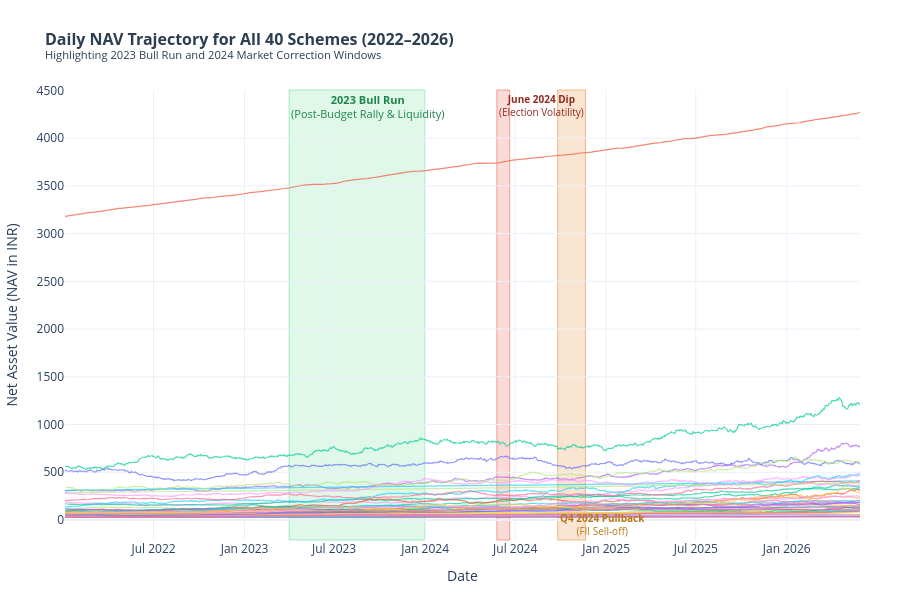

Write notebook code for a chart like this one.
### Markdown cell above
---
## 1. 📈 NAV Trend Analysis (2022–2026) — All 40 Schemes

### Context & Market Regimes:
Over the 2022–2026 observation window, Indian financial markets traversed distinct macroeconomic phases:
1. **2022 Consolidation & Geopolitical Shocks**: Global rate-hiking cycle, inflation spikes, and Ukraine conflict led to sideways range-bound market action.
2. **2023 Historic Bull Run (Apr 2023 – Dec 2023)**: Rapid domestic retail participation, capex revival, cooling inflation, and corporate earnings surge spurred a fierce rally across Large, Mid, and Small Cap indices.
3. **2024 Market Corrections**:
   - **June 2024 General Election Results Dip**: Sudden intra-day 6% index shock on June 4, 2024, followed by a swift recovery.
   - **Q4 2024 Pullback (Oct – Nov 2024)**: Record foreign portfolio investor (FPI) outflows, earnings normalization, and rising US Treasury yields triggered a healthy 8–10% correction.
4. **2025–2026 Resilience & Structural Expansion**: Domestic SIP inflows countered foreign selling, lifting equity NAVs to sustainable new highs.

### Code cell
# Chart 1: Interactive Daily NAV Trend for all 40 Schemes (2022-2026) using Plotly
fig_nav = go.Figure()

# Palette for categories
cat_colors = {
    'Equity': '#1f77b4',
    'Debt': '#2ca02c',
    'Hybrid': '#ff7f0e'
}

for amfi in df_nav['amfi_code'].unique():
    scheme_df = df_nav[df_nav['amfi_code'] == amfi]
    scheme_name = scheme_df['scheme_name'].iloc[0]
    cat = scheme_df['category'].iloc[0]
    sub_cat = scheme_df['sub_category'].iloc[0]
    
    fig_nav.add_trace(go.Scatter(
        x=scheme_df['date'],
        y=scheme_df['nav'],
        mode='lines',
        name=scheme_name,
        line=dict(width=1.2),
        opacity=0.7,
        hovertemplate=f"<b>{scheme_name}</b><br>Category: {cat} ({sub_cat})<br>Date: %{{x|%b %d, %Y}}<br>NAV: ₹%{{y:.2f}}<extra></extra>"
    ))

# 1. Highlight 2023 Bull Run (Apr 2023 - Dec 2023)
fig_nav.add_vrect(
    x0="2023-04-01", x1="2023-12-31",
    fillcolor="rgba(46, 204, 113, 0.15)",
    layer="below", line_width=1, line_color="rgba(46, 204, 113, 0.4)",
    annotation_text="<b>2023 Bull Run</b><br>(Post-Budget Rally & Liquidity)",
    annotation_position="top left",
    annotation_font=dict(size=11, color="#1e8449")
)

# 2. Highlight 2024 Market Corrections
# Election Dip (June 2024)
fig_nav.add_vrect(
    x0="2024-05-25", x1="2024-06-20",
    fillcolor="rgba(231, 76, 60, 0.2)",
    layer="below", line_width=1, line_color="rgba(231, 76, 60, 0.5)",
    annotation_text="<b>June 2024 Dip</b><br>(Election Volatility)",
    annotation_position="top left",
    annotation_font=dict(size=10, color="#922b21")
)

# Q4 2024 Correction (Oct - Nov 2024)
fig_nav.add_vrect(
    x0="2024-09-25", x1="2024-11-20",
    fillcolor="rgba(230, 126, 34, 0.2)",
    layer="below", line_width=1, line_color="rgba(230, 126, 34, 0.5)",
    annotation_text="<b>Q4 2024 Pullback</b><br>(FII Sell-off)",
    annotation_position="bottom left",
    annotation_font=dict(size=10, color="#b9770e")
)

fig_nav.update_layout(
    title=dict(
        text="<b>Daily NAV Trajectory for All 40 Schemes (2022–2026)</b><br><sup>Highlighting 2023 Bull Run and 2024 Market Correction Windows</sup>",
        font=dict(size=16, color="#2c3e50")
    ),
    xaxis_title="Date",
    yaxis_title="Net Asset Value (NAV in INR)",
    template="plotly_white",
    hovermode="x unified",
    showlegend=False,
    height=600,
    margin=dict(l=60, r=40, t=90, b=60)
)

fig_nav.show()

### Figure 1 — Plotly figure (JSON) as saved in the notebook; plotly's stock layout.template omitted (floating-point values rounded to 4 significant figures; data arrays with more than 128 entries replaced by an {"elided": "..."} marker saying what was removed)
{"data": [{"hovertemplate": "<b>HDFC Top 100 Fund - Regular Plan - Growth</b><br>Category: Equity (Large Cap)<br>Date: %{x|%b %d, %Y}<br>NAV: ₹%{y:.2f}<extra></extra>", "line": {"width": 1.2}, "mode": "lines", "name": "HDFC Top 100 Fund - Regular Plan - Growth", "opacity": 0.7, "type": "scatter", "x": {"elided": "1150 str values"}, "y": {"elided": "1150 float values"}}, {"hovertemplate": "<b>HDFC Short Term Debt Fund - Regular - Growth</b><br>Category: Debt (Short Duration)<br>Date: %{x|%b %d, %Y}<br>NAV: ₹%{y:.2f}<extra></extra>", "line": {"width": 1.2}, "mode": "lines", "name": "HDFC Short Term Debt Fund - Regular - Growth", "opacity": 0.7, "type": "scatter", "x": {"elided": "1150 str values"}, "y": {"elided": "1150 float values"}}, {"hovertemplate": "<b>HDFC Mid-Cap Opportunities Fund - Regular - Growth</b><br>Category: Equity (Mid Cap)<br>Date: %{x|%b %d, %Y}<br>NAV: ₹%{y:.2f}<extra></extra>", "line": {"width": 1.2}, "mode": "lines", "name": "HDFC Mid-Cap Opportunities Fund - Regular - Growth", "opacity": 0.7, "type": "scatter", "x": {"elided": "1150 str values"}, "y": {"elided": "1150 float values"}}, {"hovertemplate": "<b>ABSL Frontline Equity Fund - Regular - Growth</b><br>Category: Equity (Large Cap)<br>Date: %{x|%b %d, %Y}<br>NAV: ₹%{y:.2f}<extra></extra>", "line": {"width": 1.2}, "mode": "lines", "name": "ABSL Frontline Equity Fund - Regular - Growth", "opacity": 0.7, "type": "scatter", "x": {"elided": "1150 str values"}, "y": {"elided": "1150 float values"}}, {"hovertemplate": "<b>ABSL Small Cap Fund - Regular - Growth</b><br>Category: Equity (Small Cap)<br>Date: %{x|%b %d, %Y}<br>NAV: ₹%{y:.2f}<extra></extra>", "line": {"width": 1.2}, "mode": "lines", "name": "ABSL Small Cap Fund - Regular - Growth", "opacity": 0.7, "type": "scatter", "x": {"elided": "1150 str values"}, "y": {"elided": "1150 float values"}}, {"hovertemplate": "<b>ABSL Liquid Fund - Regular - Growth</b><br>Category: Debt (Liquid)<br>Date: %{x|%b %d, %Y}<br>NAV: ₹%{y:.2f}<extra></extra>", "line": {"width": 1.2}, "mode": "lines", "name": "ABSL Liquid Fund - Regular - Growth", "opacity": 0.7, "type": "scatter", "x": {"elided": "1150 str values"}, "y": {"elided": "1150 float values"}}, {"hovertemplate": "<b>UTI Nifty 50 Index Fund - Regular - Growth</b><br>Category: Equity (Index)<br>Date: %{x|%b %d, %Y}<br>NAV: ₹%{y:.2f}<extra></extra>", "line": {"width": 1.2}, "mode": "lines", "name": "UTI Nifty 50 Index Fund - Regular - Growth", "opacity": 0.7, "type": "scatter", "x": {"elided": "1150 str values"}, "y": {"elided": "1150 float values"}}, {"hovertemplate": "<b>UTI Mid Cap Fund - Regular - Growth</b><br>Category: Equity (Mid Cap)<br>Date: %{x|%b %d, %Y}<br>NAV: ₹%{y:.2f}<extra></extra>", "line": {"width": 1.2}, "mode": "lines", "name": "UTI Mid Cap Fund - Regular - Growth", "opacity": 0.7, "type": "scatter", "x": {"elided": "1150 str values"}, "y": {"elided": "1150 float values"}}, {"hovertemplate": "<b>UTI Flexi Cap Fund - Regular - Growth</b><br>Category: Equity (Flexi Cap)<br>Date: %{x|%b %d, %Y}<br>NAV: ₹%{y:.2f}<extra></extra>", "line": {"width": 1.2}, "mode": "lines", "name": "UTI Flexi Cap Fund - Regular - Growth", "opacity": 0.7, "type": "scatter", "x": {"elided": "1150 str values"}, "y": {"elided": "1150 float values"}}, {"hovertemplate": "<b>Nippon India Large Cap Fund - Regular - Growth</b><br>Category: Equity (Large Cap)<br>Date: %{x|%b %d, %Y}<br>NAV: ₹%{y:.2f}<extra></extra>", "line": {"width": 1.2}, "mode": "lines", "name": "Nippon India Large Cap Fund - Regular - Growth", "opacity": 0.7, "type": "scatter", "x": {"elided": "1150 str values"}, "y": {"elided": "1150 float values"}}, {"hovertemplate": "<b>Nippon India Large Cap Fund - Direct - Growth</b><br>Category: Equity (Large Cap)<br>Date: %{x|%b %d, %Y}<br>NAV: ₹%{y:.2f}<extra></extra>", "line": {"width": 1.2}, "mode": "lines", "name": "Nippon India Large Cap Fund - Direct - Growth", "opacity": 0.7, "type": "scatter", "x": {"elided": "1150 str values"}, "y": {"elided": "1150 float values"}}, {"hovertemplate": "<b>Nippon India Small Cap Fund - Regular - Growth</b><br>Category: Equity (Small Cap)<br>Date: %{x|%b %d, %Y}<br>NAV: ₹%{y:.2f}<extra></extra>", "line": {"width": 1.2}, "mode": "lines", "name": "Nippon India Small Cap Fund - Regular - Growth", "opacity": 0.7, "type": "scatter", "x": {"elided": "1150 str values"}, "y": {"elided": "1150 float values"}}, {"hovertemplate": "<b>Nippon India ETF Nifty 50 BeES</b><br>Category: Equity (Index/ETF)<br>Date: %{x|%b %d, %Y}<br>NAV: ₹%{y:.2f}<extra></extra>", "line": {"width": 1.2}, "mode": "lines", "name": "Nippon India ETF Nifty 50 BeES", "opacity": 0.7, "type": "scatter", "x": {"elided": "1150 str values"}, "y": {"elided": "1150 float values"}}, {"hovertemplate": "<b>Nippon India Gilt Securities Fund - Regular - Growth</b><br>Category: Debt (Gilt)<br>Date: %{x|%b %d, %Y}<br>NAV: ₹%{y:.2f}<extra></extra>", "line": {"width": 1.2}, "mode": "lines", "name": "Nippon India Gilt Securities Fund - Regular - Growth", "opacity": 0.7, "type": "scatter", "x": {"elided": "1150 str values"}, "y": {"elided": "1150 float values"}}, {"hovertemplate": "<b>Axis Bluechip Fund - Regular - Growth</b><br>Category: Equity (Large Cap)<br>Date: %{x|%b %d, %Y}<br>NAV: ₹%{y:.2f}<extra></extra>", "line": {"width": 1.2}, "mode": "lines", "name": "Axis Bluechip Fund - Regular - Growth", "opacity": 0.7, "type": "scatter", "x": {"elided": "1150 str values"}, "y": {"elided": "1150 float values"}}, {"hovertemplate": "<b>Axis Bluechip Fund - Direct - Growth</b><br>Category: Equity (Large Cap)<br>Date: %{x|%b %d, %Y}<br>NAV: ₹%{y:.2f}<extra></extra>", "line": {"width": 1.2}, "mode": "lines", "name": "Axis Bluechip Fund - Direct - Growth", "opacity": 0.7, "type": "scatter", "x": {"elided": "1150 str values"}, "y": {"elided": "1150 float values"}}, {"hovertemplate": "<b>Axis Midcap Fund - Regular - Growth</b><br>Category: Equity (Mid Cap)<br>Date: %{x|%b %d, %Y}<br>NAV: ₹%{y:.2f}<extra></extra>", "line": {"width": 1.2}, "mode": "lines", "name": "Axis Midcap Fund - Regular - Growth", "opacity": 0.7, "type": "scatter", "x": {"elided": "1150 str values"}, "y": {"elided": "1150 float values"}}, {"hovertemplate": "<b>Axis Small Cap Fund - Regular - Growth</b><br>Category: Equity (Small Cap)<br>Date: %{x|%b %d, %Y}<br>NAV: ₹%{y:.2f}<extra></extra>", "line": {"width": 1.2}, "mode": "lines", "name": "Axis Small Cap Fund - Regular - Growth", "opacity": 0.7, "type": "scatter", "x": {"elided": "1150 str values"}, "y": {"elided": "1150 float values"}}, {"hovertemplate": "<b>SBI Magnum Gilt Fund - Regular Plan - Growth</b><br>Category: Debt (Gilt)<br>Date: %{x|%b %d, %Y}<br>NAV: ₹%{y:.2f}<extra></extra>", "line": {"width": 1.2}, "mode": "lines", "name": "SBI Magnum Gilt Fund - Regular Plan - Growth", "opacity": 0.7, "type": "scatter", "x": {"elided": "1150 str values"}, "y": {"elided": "1150 float values"}}, {"hovertemplate": "<b>SBI Bluechip Fund - Regular Plan - Growth</b><br>Category: Equity (Large Cap)<br>Date: %{x|%b %d, %Y}<br>NAV: ₹%{y:.2f}<extra></extra>", "line": {"width": 1.2}, "mode": "lines", "name": "SBI Bluechip Fund - Regular Plan - Growth", "opacity": 0.7, "type": "scatter", "x": {"elided": "1150 str values"}, "y": {"elided": "1150 float values"}}, {"hovertemplate": "<b>SBI Bluechip Fund - Direct Plan - Growth</b><br>Category: Equity (Large Cap)<br>Date: %{x|%b %d, %Y}<br>NAV: ₹%{y:.2f}<extra></extra>", "line": {"width": 1.2}, "mode": "lines", "name": "SBI Bluechip Fund - Direct Plan - Growth", "opacity": 0.7, "type": "scatter", "x": {"elided": "1150 str values"}, "y": {"elided": "1150 float values"}}, {"hovertemplate": "<b>SBI Small Cap Fund - Regular Plan - Growth</b><br>Category: Equity (Small Cap)<br>Date: %{x|%b %d, %Y}<br>NAV: ₹%{y:.2f}<extra></extra>", "line": {"width": 1.2}, "mode": "lines", "name": "SBI Small Cap Fund - Regular Plan - Growth", "opacity": 0.7, "type": "scatter", "x": {"elided": "1150 str values"}, "y": {"elided": "1150 float values"}}, {"hovertemplate": "<b>SBI Small Cap Fund - Direct Plan - Growth</b><br>Category: Equity (Small Cap)<br>Date: %{x|%b %d, %Y}<br>NAV: ₹%{y:.2f}<extra></extra>", "line": {"width": 1.2}, "mode": "lines", "name": "SBI Small Cap Fund - Direct Plan - Growth", "opacity": 0.7, "type": "scatter", "x": {"elided": "1150 str values"}, "y": {"elided": "1150 float values"}}, {"hovertemplate": "<b>ICICI Pru Bluechip Fund - Regular - Growth</b><br>Category: Equity (Large Cap)<br>Date: %{x|%b %d, %Y}<br>NAV: ₹%{y:.2f}<extra></extra>", "line": {"width": 1.2}, "mode": "lines", "name": "ICICI Pru Bluechip Fund - Regular - Growth", "opacity": 0.7, "type": "scatter", "x": {"elided": "1150 str values"}, "y": {"elided": "1150 float values"}}, {"hovertemplate": "<b>ICICI Pru Bluechip Fund - Direct - Growth</b><br>Category: Equity (Large Cap)<br>Date: %{x|%b %d, %Y}<br>NAV: ₹%{y:.2f}<extra></extra>", "line": {"width": 1.2}, "mode": "lines", "name": "ICICI Pru Bluechip Fund - Direct - Growth", "opacity": 0.7, "type": "scatter", "x": {"elided": "1150 str values"}, "y": {"elided": "1150 float values"}}, {"hovertemplate": "<b>ICICI Pru Midcap Fund - Regular - Growth</b><br>Category: Equity (Mid Cap)<br>Date: %{x|%b %d, %Y}<br>NAV: ₹%{y:.2f}<extra></extra>", "line": {"width": 1.2}, "mode": "lines", "name": "ICICI Pru Midcap Fund - Regular - Growth", "opacity": 0.7, "type": "scatter", "x": {"elided": "1150 str values"}, "y": {"elided": "1150 float values"}}, {"hovertemplate": "<b>ICICI Pru Value Discovery Fund - Regular - Growth</b><br>Category: Equity (Value)<br>Date: %{x|%b %d, %Y}<br>NAV: ₹%{y:.2f}<extra></extra>", "line": {"width": 1.2}, "mode": "lines", "name": "ICICI Pru Value Discovery Fund - Regular - Growth", "opacity": 0.7, "type": "scatter", "x": {"elided": "1150 str values"}, "y": {"elided": "1150 float values"}}, {"hovertemplate": "<b>ICICI Pru Liquid Fund - Regular - Growth</b><br>Category: Debt (Liquid)<br>Date: %{x|%b %d, %Y}<br>NAV: ₹%{y:.2f}<extra></extra>", "line": {"width": 1.2}, "mode": "lines", "name": "ICICI Pru Liquid Fund - Regular - Growth", "opacity": 0.7, "type": "scatter", "x": {"elided": "1150 str values"}, "y": {"elided": "1150 float values"}}, {"hovertemplate": "<b>Kotak Bluechip Fund - Regular - Growth</b><br>Category: Equity (Large Cap)<br>Date: %{x|%b %d, %Y}<br>NAV: ₹%{y:.2f}<extra></extra>", "line": {"width": 1.2}, "mode": "lines", "name": "Kotak Bluechip Fund - Regular - Growth", "opacity": 0.7, "type": "scatter", "x": {"elided": "1150 str values"}, "y": {"elided": "1150 float values"}}, {"hovertemplate": "<b>Kotak Emerging Equity Fund - Regular - Growth</b><br>Category: Equity (Mid Cap)<br>Date: %{x|%b %d, %Y}<br>NAV: ₹%{y:.2f}<extra></extra>", "line": {"width": 1.2}, "mode": "lines", "name": "Kotak Emerging Equity Fund - Regular - Growth", "opacity": 0.7, "type": "scatter", "x": {"elided": "1150 str values"}, "y": {"elided": "1150 float values"}}, {"hovertemplate": "<b>Kotak Flexicap Fund - Regular - Growth</b><br>Category: Equity (Flexi Cap)<br>Date: %{x|%b %d, %Y}<br>NAV: ₹%{y:.2f}<extra></extra>", "line": {"width": 1.2}, "mode": "lines", "name": "Kotak Flexicap Fund - Regular - Growth", "opacity": 0.7, "type": "scatter", "x": {"elided": "1150 str values"}, "y": {"elided": "1150 float values"}}, {"hovertemplate": "<b>Kotak Liquid Fund - Regular - Growth</b><br>Category: Debt (Liquid)<br>Date: %{x|%b %d, %Y}<br>NAV: ₹%{y:.2f}<extra></extra>", "line": {"width": 1.2}, "mode": "lines", "name": "Kotak Liquid Fund - Regular - Growth", "opacity": 0.7, "type": "scatter", "x": {"elided": "1150 str values"}, "y": {"elided": "1150 float values"}}, {"hovertemplate": "<b>HDFC Top 100 Fund - Direct Plan - Growth</b><br>Category: Equity (Large Cap)<br>Date: %{x|%b %d, %Y}<br>NAV: ₹%{y:.2f}<extra></extra>", "line": {"width": 1.2}, "mode": "lines", "name": "HDFC Top 100 Fund - Direct Plan - Growth", "opacity": 0.7, "type": "scatter", "x": {"elided": "1150 str values"}, "y": {"elided": "1150 float values"}}, {"hovertemplate": "<b>HDFC Mid-Cap Opportunities Fund - Direct - Growth</b><br>Category: Equity (Mid Cap)<br>Date: %{x|%b %d, %Y}<br>NAV: ₹%{y:.2f}<extra></extra>", "line": {"width": 1.2}, "mode": "lines", "name": "HDFC Mid-Cap Opportunities Fund - Direct - Growth", "opacity": 0.7, "type": "scatter", "x": {"elided": "1150 str values"}, "y": {"elided": "1150 float values"}}, {"hovertemplate": "<b>Mirae Asset Large Cap Fund - Regular - Growth</b><br>Category: Equity (Large Cap)<br>Date: %{x|%b %d, %Y}<br>NAV: ₹%{y:.2f}<extra></extra>", "line": {"width": 1.2}, "mode": "lines", "name": "Mirae Asset Large Cap Fund - Regular - Growth", "opacity": 0.7, "type": "scatter", "x": {"elided": "1150 str values"}, "y": {"elided": "1150 float values"}}, {"hovertemplate": "<b>Mirae Asset Emerging Bluechip Fund - Regular - Growth</b><br>Category: Equity (Large & Mid Cap)<br>Date: %{x|%b %d, %Y}<br>NAV: ₹%{y:.2f}<extra></extra>", "line": {"width": 1.2}, "mode": "lines", "name": "Mirae Asset Emerging Bluechip Fund - Regular - Growth", "opacity": 0.7, "type": "scatter", "x": {"elided": "1150 str values"}, "y": {"elided": "1150 float values"}}, {"hovertemplate": "<b>Mirae Asset Tax Saver Fund - Regular - Growth</b><br>Category: Equity (ELSS)<br>Date: %{x|%b %d, %Y}<br>NAV: ₹%{y:.2f}<extra></extra>", "line": {"width": 1.2}, "mode": "lines", "name": "Mirae Asset Tax Saver Fund - Regular - Growth", "opacity": 0.7, "type": "scatter", "x": {"elided": "1150 str values"}, "y": {"elided": "1150 float values"}}, {"hovertemplate": "<b>DSP Top 100 Equity Fund - Regular - Growth</b><br>Category: Equity (Large Cap)<br>Date: %{x|%b %d, %Y}<br>NAV: ₹%{y:.2f}<extra></extra>", "line": {"width": 1.2}, "mode": "lines", "name": "DSP Top 100 Equity Fund - Regular - Growth", "opacity": 0.7, "type": "scatter", "x": {"elided": "1150 str values"}, "y": {"elided": "1150 float values"}}, {"hovertemplate": "<b>DSP Midcap Fund - Regular - Growth</b><br>Category: Equity (Mid Cap)<br>Date: %{x|%b %d, %Y}<br>NAV: ₹%{y:.2f}<extra></extra>", "line": {"width": 1.2}, "mode": "lines", "name": "DSP Midcap Fund - Regular - Growth", "opacity": 0.7, "type": "scatter", "x": {"elided": "1150 str values"}, "y": {"elided": "1150 float values"}}, {"hovertemplate": "<b>DSP Small Cap Fund - Regular - Growth</b><br>Category: Equity (Small Cap)<br>Date: %{x|%b %d, %Y}<br>NAV: ₹%{y:.2f}<extra></extra>", "line": {"width": 1.2}, "mode": "lines", "name": "DSP Small Cap Fund - Regular - Growth", "opacity": 0.7, "type": "scatter", "x": {"elided": "1150 str values"}, "y": {"elided": "1150 float values"}}], "layout": {"annotations": [{"font": {"color": "#1e8449", "size": 11}, "showarrow": false, "text": "<b>2023 Bull Run</b><br>(Post-Budget Rally & Liquidity)", "x": "2023-04-01", "xanchor": "left", "xref": "x", "y": 1, "yanchor": "top", "yref": "y domain"}, {"font": {"color": "#922b21", "size": 10}, "showarrow": false, "text": "<b>June 2024 Dip</b><br>(Election Volatility)", "x": "2024-05-25", "xanchor": "left", "xref": "x", "y": 1, "yanchor": "top", "yref": "y domain"}, {"font": {"color": "#b9770e", "size": 10}, "showarrow": false, "text": "<b>Q4 2024 Pullback</b><br>(FII Sell-off)", "x": "2024-09-25", "xanchor": "left", "xref": "x", "y": 0, "yanchor": "bottom", "yref": "y domain"}], "height": 600, "hovermode": "x unified", "margin": {"b": 60, "l": 60, "r": 40, "t": 90}, "shapes": [{"fillcolor": "rgba(46, 204, 113, 0.15)", "layer": "below", "line": {"color": "rgba(46, 204, 113, 0.4)", "width": 1}, "type": "rect", "x0": "2023-04-01", "x1": "2023-12-31", "xref": "x", "y0": 0, "y1": 1, "yref": "y domain"}, {"fillcolor": "rgba(231, 76, 60, 0.2)", "layer": "below", "line": {"color": "rgba(231, 76, 60, 0.5)", "width": 1}, "type": "rect", "x0": "2024-05-25", "x1": "2024-06-20", "xref": "x", "y0": 0, "y1": 1, "yref": "y domain"}, {"fillcolor": "rgba(230, 126, 34, 0.2)", "layer": "below", "line": {"color": "rgba(230, 126, 34, 0.5)", "width": 1}, "type": "rect", "x0": "2024-09-25", "x1": "2024-11-20", "xref": "x", "y0": 0, "y1": 1, "yref": "y domain"}], "showlegend": false, "title": {"font": {"color": "#2c3e50", "size": 16}, "text": "<b>Daily NAV Trajectory for All 40 Schemes (2022–2026)</b><br><sup>Highlighting 2023 Bull Run and 2024 Market Correction Windows</sup>"}, "xaxis": {"title": {"text": "Date"}}, "yaxis": {"title": {"text": "Net Asset Value (NAV in INR)"}}}}
